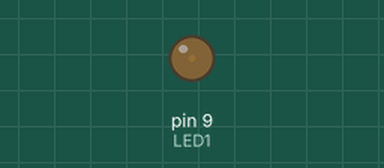
Bench run of a sketch on a simulated Arduino Uno, built with avr-gcc and run on an emulated ATmega328P. Shown: output pins drawn as LEDs (lit = HIGH). What the sketch prints to the serial monitor is not drawn.

Above: at 0.05 s.
At 1.2 s:
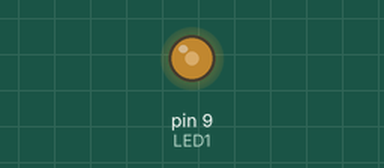
At 2.35 s:
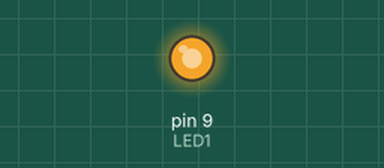
At 4.65 s:
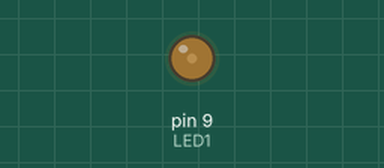
Timing chart, 0 to 6.7 s (numbered marks = the images above):
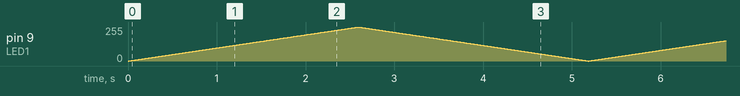

The sketch:

CircuitBasics_06_ForLoopFader.ino
```cpp
// Circuit Basics 06 - For Loop Fader
// For Loops are used to count or increment through a series of
// values or variables.  This example fades an LED from 0 to 255
// in a 'ramp' wave.  Modifications can be made for a smooth fade
// up and down as a 'saw' or 'sine' wave.
//

byte LED1 = 9; // this pin controls the LED
int maximum = 255; // this is the maximum count
int wait = 10; // delay time for fading


void setup() {
  Serial.begin(9600);
  pinMode(LED1, OUTPUT); // set LED pin for output
}

void loop() {

  for(byte i = 0; i < maximum; i = i+1) { // fade up
    analogWrite(LED1, i);
    Serial.println(i); //send the value to the console
    delay(wait);
  }

  for(byte i = maximum; i > 0; i = i-1) { // fade down
    analogWrite(LED1, i);
    Serial.println(i); //send the value to the console
    delay(wait);
  }

}
```
